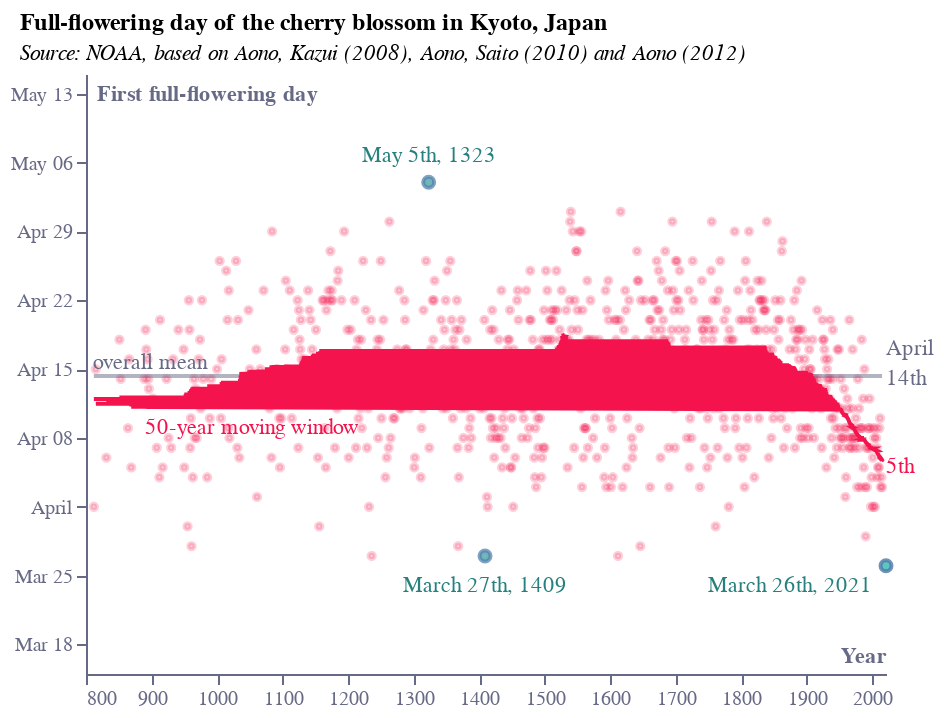

Here is the notebook cell this chart was saved with:
### Code cell
base = alt.Chart(f3).encode(
    x=alt.X(
        "year:Q",
        sort=[],
        axis=alt.Axis(
            grid=False,
            title="Year",
            titleAlign="right",
            titleAnchor="end",
            titleY=-15,
            labelColor=colors["eco-gray"],
            titleColor=colors["eco-gray"],
            tickColor=colors["eco-gray"],
            domainColor=colors["eco-gray"],
            tickCount=10,
            orient="bottom",
            labelAngle=0,
            format=".0f",
        ),
        scale=alt.Scale(domain=[800, 2021], nice=False),
    )
)
points = base.mark_point(
    color=colors["eco-dot"], fill=colors["eco-dot"], size=10, opacity=0.2
).encode(
    y=alt.Y(
        "date:T",
        sort=[],
        axis=alt.Axis(
            grid=False,
            title="First full-flowering day",
            titleX=5,
            titleY=15,
            titleBaseline="bottom",
            titleAngle=0,
            titleAlign="left",
            labelColor=colors["eco-gray"],
            titleColor=colors["eco-gray"],
            tickColor=colors["eco-gray"],
            domainColor=colors["eco-gray"],
        ),
        scale=alt.Scale(domain=["03-15", "05-15"]),
    )
)
line = (
    points.mark_line(color=colors["eco-dot"])
    .encode(y=alt.Y("y:T", sort=[]))
    .transform_window(y="mean(date)", frame=[-25, 25])
)
line2 = (
    points.mark_line(color=colors["eco-gray"], opacity=0.5)
    .encode(y="y:T")
    .transform_window(y="mean(date)", frame=[-1000, 1000])
)
text1 = (
    alt.Chart(pd.DataFrame([{"x": 810, "y": "04-16", "t": "overall mean"}]))
    .mark_text(color=colors["eco-gray"], align="left", dy=2)
    .encode(x="x:Q", y="y:T", text="t:N")
)
text2 = (
    alt.Chart(pd.DataFrame([{"x": 890, "y": "04-09", "t": "50-year moving window"}]))
    .mark_text(color=colors["eco-dot"], align="left")
    .encode(x="x:Q", y="y:T", text="t:N")
)
text3 = (
    alt.Chart(
        pd.DataFrame(
            [
                {"x": 2021, "y": "04-14", "t": "14th"},
                {"x": 2021, "y": "04-17", "t": "April"},
            ]
        )
    )
    .mark_text(color=colors["eco-gray"], align="left")
    .encode(x="x:Q", y="y:T", text="t:N")
)
text4 = (
    alt.Chart(pd.DataFrame([{"x": 2021, "y": "04-05", "t": "5th"}]))
    .mark_text(color=colors["eco-dot"], align="left")
    .encode(x="x:Q", y="y:T", text="t:N")
)
points2 = points.mark_point(fill=colors["eco-turquiose"]).transform_filter(
    alt.FieldOneOfPredicate(field="year", oneOf=[2021, 1323, 1409])
)
points3 = (
    alt.Chart(pd.DataFrame([{"x": 2021, "y": "03-26"}]))
    .mark_point(fill=colors["eco-turquiose"], opacity=0.8)
    .encode(x="x:Q", y="y:T")
)
text5 = (
    alt.Chart(pd.DataFrame([{"x": 1323, "y": "05-05", "t": "May 5th, 1323"}]))
    .mark_text(
        color=scale_lightness(colors["eco-turquiose"], 0.7), align="center", dy=-8
    )
    .encode(x="x:Q", y="y:T", text="t:N")
)
text6 = (
    alt.Chart(pd.DataFrame([{"x": 1409, "y": "03-27", "t": "March 27th, 1409"}]))
    .mark_text(
        color=scale_lightness(colors["eco-turquiose"], 0.7), align="center", dy=15
    )
    .encode(x="x:Q", y="y:T", text="t:N")
)
text7 = (
    alt.Chart(pd.DataFrame([{"x": 2021, "y": "03-26", "t": "March 26th, 2021"}]))
    .mark_text(
        color=scale_lightness(colors["eco-turquiose"], 0.7), align="right", dx=-7, dy=10
    )
    .encode(x="x:Q", y="y:T", text="t:N")
)
title = alt.TitleParams(
    "Full-flowering day of the cherry blossom in Kyoto, Japan",
    subtitle=[
        "Source: NOAA, based on Aono, Kazui (2008), Aono, Saito (2010) and Aono (2012)"
    ],
    anchor="start",
    align="left",
    dx=5,
    fontSize=12,
    subtitleFontSize=11,
    subtitleFontStyle="italic",
)
layer1 = (
    (
        (
            points
            + line2
            + line
            + text1
            + text2
            + text3
            + text4
            + points2
            + points3
            + text5
            + text6
            + text7
        ).properties(height=300, width=400)
    )
    .configure_view(stroke=None)
    .properties(title=title)
)
layer1.save("visualisation/" + f + ".json")
layer1.save("visualisation/" + f + ".png")
open("README.md", "a").write(readme)
layer1

### Figure 1 — Vega-Lite specification as saved in the notebook (floating-point values rounded to 4 significant figures; data arrays with more than 128 entries replaced by an {"elided": "..."} marker saying what was removed)
{"config": {"view": {"continuousWidth": 400, "continuousHeight": 300, "stroke": null}}, "layer": [{"mark": {"type": "point", "color": "#F4134D", "fill": "#F4134D", "opacity": 0.2, "size": 10}, "encoding": {"x": {"type": "quantitative", "axis": {"domainColor": "#676A86", "format": ".0f", "grid": false, "labelAngle": 0, "labelColor": "#676A86", "orient": "bottom", "tickColor": "#676A86", "tickCount": 10, "title": "Year", "titleAlign": "right", "titleAnchor": "end", "titleColor": "#676A86", "titleY": -15}, "field": "year", "scale": {"domain": [800, 2021], "nice": false}, "sort": []}, "y": {"type": "temporal", "axis": {"domainColor": "#676A86", "grid": false, "labelColor": "#676A86", "tickColor": "#676A86", "title": "First full-flowering day", "titleAlign": "left", "titleAngle": 0, "titleBaseline": "bottom", "titleColor": "#676A86", "titleX": 5, "titleY": 15}, "field": "date", "scale": {"domain": ["03-15", "05-15"]}, "sort": []}}}, {"mark": {"type": "line", "color": "#676A86", "opacity": 0.5}, "encoding": {"x": {"type": "quantitative", "axis": {"domainColor": "#676A86", "format": ".0f", "grid": false, "labelAngle": 0, "labelColor": "#676A86", "orient": "bottom", "tickColor": "#676A86", "tickCount": 10, "title": "Year", "titleAlign": "right", "titleAnchor": "end", "titleColor": "#676A86", "titleY": -15}, "field": "year", "scale": {"domain": [800, 2021], "nice": false}, "sort": []}, "y": {"type": "temporal", "field": "y"}}, "transform": [{"window": [{"op": "mean", "field": "date", "as": "y"}], "frame": [-1000, 1000]}]}, {"mark": {"type": "line", "color": "#F4134D"}, "encoding": {"x": {"type": "quantitative", "axis": {"domainColor": "#676A86", "format": ".0f", "grid": false, "labelAngle": 0, "labelColor": "#676A86", "orient": "bottom", "tickColor": "#676A86", "tickCount": 10, "title": "Year", "titleAlign": "right", "titleAnchor": "end", "titleColor": "#676A86", "titleY": -15}, "field": "year", "scale": {"domain": [800, 2021], "nice": false}, "sort": []}, "y": {"type": "temporal", "field": "y", "sort": []}}, "transform": [{"window": [{"op": "mean", "field": "date", "as": "y"}], "frame": [-25, 25]}]}, {"data": {"name": "data-144f441e9892abf4e0ec48b2c885db07"}, "mark": {"type": "text", "align": "left", "color": "#676A86", "dy": 2}, "encoding": {"text": {"type": "nominal", "field": "t"}, "x": {"type": "quantitative", "field": "x"}, "y": {"type": "temporal", "field": "y"}}}, {"data": {"name": "data-7dbbd96c92c2213a169f6bcee2e0f1fc"}, "mark": {"type": "text", "align": "left", "color": "#F4134D"}, "encoding": {"text": {"type": "nominal", "field": "t"}, "x": {"type": "quantitative", "field": "x"}, "y": {"type": "temporal", "field": "y"}}}, {"data": {"name": "data-20c35ea85a41e1fd3820b429a6ad454a"}, "mark": {"type": "text", "align": "left", "color": "#676A86"}, "encoding": {"text": {"type": "nominal", "field": "t"}, "x": {"type": "quantitative", "field": "x"}, "y": {"type": "temporal", "field": "y"}}}, {"data": {"name": "data-e68e99f3bbd47f1575349ae6d462646f"}, "mark": {"type": "text", "align": "left", "color": "#F4134D"}, "encoding": {"text": {"type": "nominal", "field": "t"}, "x": {"type": "quantitative", "field": "x"}, "y": {"type": "temporal", "field": "y"}}}, {"data": {"name": "data-e5585bdb220e94243d3a0b5a6092f7e7"}, "mark": {"type": "point", "fill": "#36B7B4"}, "encoding": {"x": {"type": "quantitative", "axis": {"domainColor": "#676A86", "format": ".0f", "grid": false, "labelAngle": 0, "labelColor": "#676A86", "orient": "bottom", "tickColor": "#676A86", "tickCount": 10, "title": "Year", "titleAlign": "right", "titleAnchor": "end", "titleColor": "#676A86", "titleY": -15}, "field": "year", "scale": {"domain": [800, 2021], "nice": false}, "sort": []}, "y": {"type": "temporal", "axis": {"domainColor": "#676A86", "grid": false, "labelColor": "#676A86", "tickColor": "#676A86", "title": "First full-flowering day", "titleAlign": "left", "titleAngle": 0, "titleBaseline": "bottom", "titleColor": "#676A86", "titleX": 5, "titleY": 15}, "field": "date", "scale": {"domain": ["03-15", "05-15"]}, "sort": []}}, "transform": [{"filter": {"field": "year", "oneOf": [2021, 1323, 1409]}}]}, {"data": {"name": "data-c9ae03908fc3d3e2471a8f54bef98386"}, "mark": {"type": "point", "fill": "#36B7B4", "opacity": 0.8}, "encoding": {"x": {"type": "quantitative", "field": "x"}, "y": {"type": "temporal", "field": "y"}}}, {"data": {"name": "data-11cc1cf5f53dc0d6a10d1211e529828e"}, "mark": {"type": "text", "align": "center", "color": "#26807e", "dy": -8}, "encoding": {"text": {"type": "nominal", "field": "t"}, "x": {"type": "quantitative", "field": "x"}, "y": {"type": "temporal", "field": "y"}}}, {"data": {"name": "data-dcb6f43279eaf2630f80d9faaa7c2359"}, "mark": {"type": "text", "align": "center", "color": "#26807e", "dy": 15}, "encoding": {"text": {"type": "nominal", "field": "t"}, "x": {"type": "quantitative", "field": "x"}, "y": {"type": "temporal", "field": "y"}}}, {"data": {"name": "data-0b40750092f0dca93486b0c17bab6eb9"}, "mark": {"type": "text", "align": "right", "color": "#26807e", "dx": -7, "dy": 10}, "encoding": {"text": {"type": "nominal", "field": "t"}, "x": {"type": "quantitative", "field": "x"}, "y": {"type": "temporal", "field": "y"}}}], "data": {"name": "data-e5585bdb220e94243d3a0b5a6092f7e7"}, "height": 300, "title": {"text": "Full-flowering day of the cherry blossom in Kyoto, Japan", "align": "left", "anchor": "start", "dx": 5, "fontSize": 12, "subtitle": ["Source: NOAA, based on Aono, Kazui (2008), Aono, Saito (2010) and Aono (2012)"], "subtitleFontSize": 11, "subtitleFontStyle": "italic"}, "width": 400, "$schema": "https://vega.github.io/schema/vega-lite/v4.8.1.json", "datasets": {"data-e5585bdb220e94243d3a0b5a6092f7e7": {"elided": "827 records"}, "data-144f441e9892abf4e0ec48b2c885db07": [{"x": 810, "y": "04-16", "t": "overall mean"}], "data-7dbbd96c92c2213a169f6bcee2e0f1fc": [{"x": 890, "y": "04-09", "t": "50-year moving window"}], "data-20c35ea85a41e1fd3820b429a6ad454a": [{"x": 2021, "y": "04-14", "t": "14th"}, {"x": 2021, "y": "04-17", "t": "April"}], "data-e68e99f3bbd47f1575349ae6d462646f": [{"x": 2021, "y": "04-05", "t": "5th"}], "data-c9ae03908fc3d3e2471a8f54bef98386": [{"x": 2021, "y": "03-26"}], "data-11cc1cf5f53dc0d6a10d1211e529828e": [{"x": 1323, "y": "05-05", "t": "May 5th, 1323"}], "data-dcb6f43279eaf2630f80d9faaa7c2359": [{"x": 1409, "y": "03-27", "t": "March 27th, 1409"}], "data-0b40750092f0dca93486b0c17bab6eb9": [{"x": 2021, "y": "03-26", "t": "March 26th, 2021"}]}}
